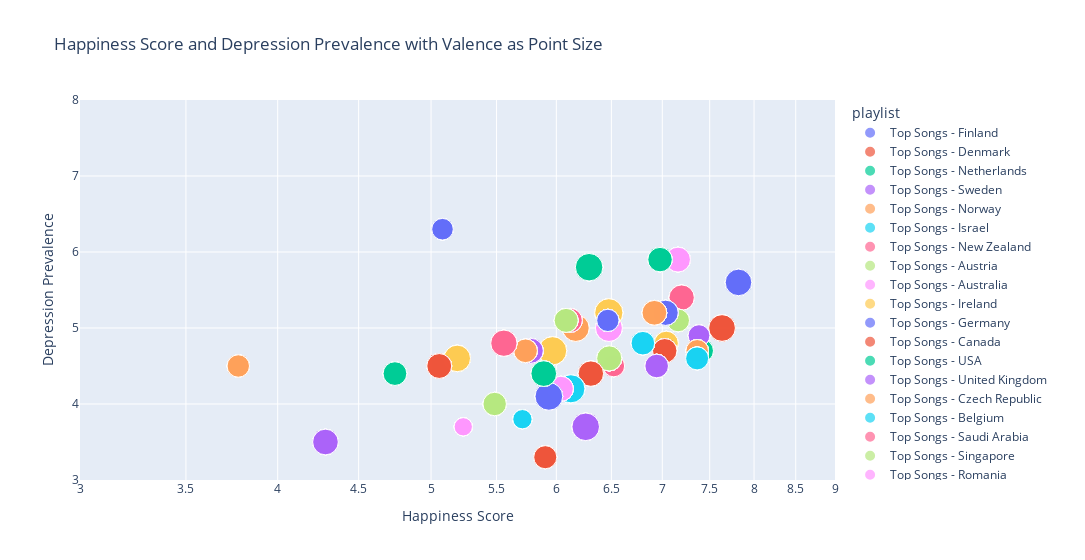

The code cell stored with this chart in its notebook:
### Markdown cell above
### Relationship Between Valence and Happiness and Depression Scores?

Would songs with high valence be more popular in countries with higher happiness scores/low depression prevalence and not as popular in countries with lower happiness scores/higher depression prevalence?

As mentioned above, since valence is the measure of positivity in a song, I wanted to see whether there is a **relationship between countries with high happiness scores** and the popular songs' **valence** score. 

I set the size of each point to be the average valence score for each country's playlist. 
The visualization however did not provide much information as the points were all similar in size. I assume that happiness or depression scores do not play a role in the songs that get popular as all countries seem to have similar valence averages.

### Code cell
# valence scores sorted by Highest Happiness Score to Lowest
avg_val = top10_df.groupby('playlist')['valence'].mean().reset_index()
val_sorted = avg_val.merge(top10_df, on = 'playlist').sort_values(by = 'Happiness Score', ascending = False)

fig = px.scatter(val_sorted, x = 'Happiness Score', 
                 y = 'Depression Prevalence', 
                 color = 'playlist',
                 log_x = True,
                 size = 'valence_x',
                 range_x = [3, 9],
                 range_y = [3, 8],
                 width = 1085,
                 title = 'Happiness Score and Depression Prevalence with Valence as Point Size')
fig.show()

### Figure 1 — Plotly figure (JSON) as saved in the notebook; plotly's stock layout.template omitted (floating-point values rounded to 4 significant figures)
{"data": [{"hovertemplate": "playlist=Top Songs - Finland<br>Happiness Score=%{x}<br>Depression Prevalence=%{y}<br>valence_x=%{marker.size}<extra></extra>", "legendgroup": "Top Songs - Finland", "marker": {"color": "#636efa", "size": [0.6224, 0.6224, 0.6224, 0.6224, 0.6224, 0.6224, 0.6224, 0.6224, 0.6224, 0.6224], "sizemode": "area", "sizeref": 0.001761, "symbol": "circle"}, "mode": "markers", "name": "Top Songs - Finland", "orientation": "v", "showlegend": true, "type": "scatter", "x": [7.821, 7.821, 7.821, 7.821, 7.821, 7.821, 7.821, 7.821, 7.821, 7.821], "xaxis": "x", "y": [5.6, 5.6, 5.6, 5.6, 5.6, 5.6, 5.6, 5.6, 5.6, 5.6], "yaxis": "y"}, {"hovertemplate": "playlist=Top Songs - Denmark<br>Happiness Score=%{x}<br>Depression Prevalence=%{y}<br>valence_x=%{marker.size}<extra></extra>", "legendgroup": "Top Songs - Denmark", "marker": {"color": "#EF553B", "size": [0.6278, 0.6278, 0.6278, 0.6278, 0.6278, 0.6278, 0.6278, 0.6278, 0.6278, 0.6278], "sizemode": "area", "sizeref": 0.001761, "symbol": "circle"}, "mode": "markers", "name": "Top Songs - Denmark", "orientation": "v", "showlegend": true, "type": "scatter", "x": [7.636, 7.636, 7.636, 7.636, 7.636, 7.636, 7.636, 7.636, 7.636, 7.636], "xaxis": "x", "y": [5, 5, 5, 5, 5, 5, 5, 5, 5, 5], "yaxis": "y"}, {"hovertemplate": "playlist=Top Songs - Netherlands<br>Happiness Score=%{x}<br>Depression Prevalence=%{y}<br>valence_x=%{marker.size}<extra></extra>", "legendgroup": "Top Songs - Netherlands", "marker": {"color": "#00cc96", "size": [0.4735, 0.4735, 0.4735, 0.4735, 0.4735, 0.4735, 0.4735, 0.4735, 0.4735, 0.4735], "sizemode": "area", "sizeref": 0.001761, "symbol": "circle"}, "mode": "markers", "name": "Top Songs - Netherlands", "orientation": "v", "showlegend": true, "type": "scatter", "x": [7.415, 7.415, 7.415, 7.415, 7.415, 7.415, 7.415, 7.415, 7.415, 7.415], "xaxis": "x", "y": [4.7, 4.7, 4.7, 4.7, 4.7, 4.7, 4.7, 4.7, 4.7, 4.7], "yaxis": "y"}, {"hovertemplate": "playlist=Top Songs - Sweden<br>Happiness Score=%{x}<br>Depression Prevalence=%{y}<br>valence_x=%{marker.size}<extra></extra>", "legendgroup": "Top Songs - Sweden", "marker": {"color": "#ab63fa", "size": [0.4158, 0.4158, 0.4158, 0.4158, 0.4158, 0.4158, 0.4158, 0.4158, 0.4158, 0.4158], "sizemode": "area", "sizeref": 0.001761, "symbol": "circle"}, "mode": "markers", "name": "Top Songs - Sweden", "orientation": "v", "showlegend": true, "type": "scatter", "x": [7.384, 7.384, 7.384, 7.384, 7.384, 7.384, 7.384, 7.384, 7.384, 7.384], "xaxis": "x", "y": [4.9, 4.9, 4.9, 4.9, 4.9, 4.9, 4.9, 4.9, 4.9, 4.9], "yaxis": "y"}, {"hovertemplate": "playlist=Top Songs - Norway<br>Happiness Score=%{x}<br>Depression Prevalence=%{y}<br>valence_x=%{marker.size}<extra></extra>", "legendgroup": "Top Songs - Norway", "marker": {"color": "#FFA15A", "size": [0.4466, 0.4466, 0.4466, 0.4466, 0.4466, 0.4466, 0.4466, 0.4466, 0.4466, 0.4466], "sizemode": "area", "sizeref": 0.001761, "symbol": "circle"}, "mode": "markers", "name": "Top Songs - Norway", "orientation": "v", "showlegend": true, "type": "scatter", "x": [7.365, 7.365, 7.365, 7.365, 7.365, 7.365, 7.365, 7.365, 7.365, 7.365], "xaxis": "x", "y": [4.7, 4.7, 4.7, 4.7, 4.7, 4.7, 4.7, 4.7, 4.7, 4.7], "yaxis": "y"}, {"hovertemplate": "playlist=Top Songs - Israel<br>Happiness Score=%{x}<br>Depression Prevalence=%{y}<br>valence_x=%{marker.size}<extra></extra>", "legendgroup": "Top Songs - Israel", "marker": {"color": "#19d3f3", "size": [0.4658, 0.4658, 0.4658, 0.4658, 0.4658, 0.4658, 0.4658, 0.4658, 0.4658, 0.4658], "sizemode": "area", "sizeref": 0.001761, "symbol": "circle"}, "mode": "markers", "name": "Top Songs - Israel", "orientation": "v", "showlegend": true, "type": "scatter", "x": [7.364, 7.364, 7.364, 7.364, 7.364, 7.364, 7.364, 7.364, 7.364, 7.364], "xaxis": "x", "y": [4.6, 4.6, 4.6, 4.6, 4.6, 4.6, 4.6, 4.6, 4.6, 4.6], "yaxis": "y"}, {"hovertemplate": "playlist=Top Songs - New Zealand<br>Happiness Score=%{x}<br>Depression Prevalence=%{y}<br>valence_x=%{marker.size}<extra></extra>", "legendgroup": "Top Songs - New Zealand", "marker": {"color": "#FF6692", "size": [0.5632, 0.5632, 0.5632, 0.5632, 0.5632, 0.5632, 0.5632, 0.5632, 0.5632, 0.5632], "sizemode": "area", "sizeref": 0.001761, "symbol": "circle"}, "mode": "markers", "name": "Top Songs - New Zealand", "orientation": "v", "showlegend": true, "type": "scatter", "x": [7.2, 7.2, 7.2, 7.2, 7.2, 7.2, 7.2, 7.2, 7.2, 7.2], "xaxis": "x", "y": [5.4, 5.4, 5.4, 5.4, 5.4, 5.4, 5.4, 5.4, 5.4, 5.4], "yaxis": "y"}, {"hovertemplate": "playlist=Top Songs - Austria<br>Happiness Score=%{x}<br>Depression Prevalence=%{y}<br>valence_x=%{marker.size}<extra></extra>", "legendgroup": "Top Songs - Austria", "marker": {"color": "#B6E880", "size": [0.456, 0.456, 0.456, 0.456, 0.456, 0.456, 0.456, 0.456, 0.456, 0.456], "sizemode": "area", "sizeref": 0.001761, "symbol": "circle"}, "mode": "markers", "name": "Top Songs - Austria", "orientation": "v", "showlegend": true, "type": "scatter", "x": [7.163, 7.163, 7.163, 7.163, 7.163, 7.163, 7.163, 7.163, 7.163, 7.163], "xaxis": "x", "y": [5.1, 5.1, 5.1, 5.1, 5.1, 5.1, 5.1, 5.1, 5.1, 5.1], "yaxis": "y"}, {"hovertemplate": "playlist=Top Songs - Australia<br>Happiness Score=%{x}<br>Depression Prevalence=%{y}<br>valence_x=%{marker.size}<extra></extra>", "legendgroup": "Top Songs - Australia", "marker": {"color": "#FF97FF", "size": [0.5435, 0.5435, 0.5435, 0.5435, 0.5435, 0.5435, 0.5435, 0.5435, 0.5435, 0.5435], "sizemode": "area", "sizeref": 0.001761, "symbol": "circle"}, "mode": "markers", "name": "Top Songs - Australia", "orientation": "v", "showlegend": true, "type": "scatter", "x": [7.162, 7.162, 7.162, 7.162, 7.162, 7.162, 7.162, 7.162, 7.162, 7.162], "xaxis": "x", "y": [5.9, 5.9, 5.9, 5.9, 5.9, 5.9, 5.9, 5.9, 5.9, 5.9], "yaxis": "y"}, {"hovertemplate": "playlist=Top Songs - Ireland<br>Happiness Score=%{x}<br>Depression Prevalence=%{y}<br>valence_x=%{marker.size}<extra></extra>", "legendgroup": "Top Songs - Ireland", "marker": {"color": "#FECB52", "size": [0.5082, 0.5082, 0.5082, 0.5082, 0.5082, 0.5082, 0.5082, 0.5082, 0.5082, 0.5082], "sizemode": "area", "sizeref": 0.001761, "symbol": "circle"}, "mode": "markers", "name": "Top Songs - Ireland", "orientation": "v", "showlegend": true, "type": "scatter", "x": [7.041, 7.041, 7.041, 7.041, 7.041, 7.041, 7.041, 7.041, 7.041, 7.041], "xaxis": "x", "y": [4.8, 4.8, 4.8, 4.8, 4.8, 4.8, 4.8, 4.8, 4.8, 4.8], "yaxis": "y"}, {"hovertemplate": "playlist=Top Songs - Germany<br>Happiness Score=%{x}<br>Depression Prevalence=%{y}<br>valence_x=%{marker.size}<extra></extra>", "legendgroup": "Top Songs - Germany", "marker": {"color": "#636efa", "size": [0.5619, 0.5619, 0.5619, 0.5619, 0.5619, 0.5619, 0.5619, 0.5619, 0.5619, 0.5619], "sizemode": "area", "sizeref": 0.001761, "symbol": "circle"}, "mode": "markers", "name": "Top Songs - Germany", "orientation": "v", "showlegend": true, "type": "scatter", "x": [7.034, 7.034, 7.034, 7.034, 7.034, 7.034, 7.034, 7.034, 7.034, 7.034], "xaxis": "x", "y": [5.2, 5.2, 5.2, 5.2, 5.2, 5.2, 5.2, 5.2, 5.2, 5.2], "yaxis": "y"}, {"hovertemplate": "playlist=Top Songs - Canada<br>Happiness Score=%{x}<br>Depression Prevalence=%{y}<br>valence_x=%{marker.size}<extra></extra>", "legendgroup": "Top Songs - Canada", "marker": {"color": "#EF553B", "size": [0.5268, 0.5268, 0.5268, 0.5268, 0.5268, 0.5268, 0.5268, 0.5268, 0.5268, 0.5268], "sizemode": "area", "sizeref": 0.001761, "symbol": "circle"}, "mode": "markers", "name": "Top Songs - Canada", "orientation": "v", "showlegend": true, "type": "scatter", "x": [7.025, 7.025, 7.025, 7.025, 7.025, 7.025, 7.025, 7.025, 7.025, 7.025], "xaxis": "x", "y": [4.7, 4.7, 4.7, 4.7, 4.7, 4.7, 4.7, 4.7, 4.7, 4.7], "yaxis": "y"}, {"hovertemplate": "playlist=Top Songs - USA<br>Happiness Score=%{x}<br>Depression Prevalence=%{y}<br>valence_x=%{marker.size}<extra></extra>", "legendgroup": "Top Songs - USA", "marker": {"color": "#00cc96", "size": [0.5268, 0.5268, 0.5268, 0.5268, 0.5268, 0.5268, 0.5268, 0.5268, 0.5268, 0.5268], "sizemode": "area", "sizeref": 0.001761, "symbol": "circle"}, "mode": "markers", "name": "Top Songs - USA", "orientation": "v", "showlegend": true, "type": "scatter", "x": [6.977, 6.977, 6.977, 6.977, 6.977, 6.977, 6.977, 6.977, 6.977, 6.977], "xaxis": "x", "y": [5.9, 5.9, 5.9, 5.9, 5.9, 5.9, 5.9, 5.9, 5.9, 5.9], "yaxis": "y"}, {"hovertemplate": "playlist=Top Songs - United Kingdom<br>Happiness Score=%{x}<br>Depression Prevalence=%{y}<br>valence_x=%{marker.size}<extra></extra>", "legendgroup": "Top Songs - United Kingdom", "marker": {"color": "#ab63fa", "size": [0.4899, 0.4899, 0.4899, 0.4899, 0.4899, 0.4899, 0.4899, 0.4899, 0.4899, 0.4899], "sizemode": "area", "sizeref": 0.001761, "symbol": "circle"}, "mode": "markers", "name": "Top Songs - United Kingdom", "orientation": "v", "showlegend": true, "type": "scatter", "x": [6.943, 6.943, 6.943, 6.943, 6.943, 6.943, 6.943, 6.943, 6.943, 6.943], "xaxis": "x", "y": [4.5, 4.5, 4.5, 4.5, 4.5, 4.5, 4.5, 4.5, 4.5, 4.5], "yaxis": "y"}, {"hovertemplate": "playlist=Top Songs - Czech Republic<br>Happiness Score=%{x}<br>Depression Prevalence=%{y}<br>valence_x=%{marker.size}<extra></extra>", "legendgroup": "Top Songs - Czech Republic", "marker": {"color": "#FFA15A", "size": [0.5376, 0.5376, 0.5376, 0.5376, 0.5376, 0.5376, 0.5376, 0.5376, 0.5376, 0.5376], "sizemode": "area", "sizeref": 0.001761, "symbol": "circle"}, "mode": "markers", "name": "Top Songs - Czech Republic", "orientation": "v", "showlegend": true, "type": "scatter", "x": [6.92, 6.92, 6.92, 6.92, 6.92, 6.92, 6.92, 6.92, 6.92, 6.92], "xaxis": "x", "y": [5.2, 5.2, 5.2, 5.2, 5.2, 5.2, 5.2, 5.2, 5.2, 5.2], "yaxis": "y"}, {"hovertemplate": "playlist=Top Songs - Belgium<br>Happiness Score=%{x}<br>Depression Prevalence=%{y}<br>valence_x=%{marker.size}<extra></extra>", "legendgroup": "Top Songs - Belgium", "marker": {"color": "#19d3f3", "size": [0.4898, 0.4898, 0.4898, 0.4898, 0.4898, 0.4898, 0.4898, 0.4898, 0.4898, 0.4898], "sizemode": "area", "sizeref": 0.001761, "symbol": "circle"}, "mode": "markers", "name": "Top Songs - Belgium", "orientation": "v", "showlegend": true, "type": "scatter", "x": [6.805, 6.805, 6.805, 6.805, 6.805, 6.805, 6.805, 6.805, 6.805, 6.805], "xaxis": "x", "y": [4.8, 4.8, 4.8, 4.8, 4.8, 4.8, 4.8, 4.8, 4.8, 4.8], "yaxis": "y"}, {"hovertemplate": "playlist=Top Songs - Saudi Arabia<br>Happiness Score=%{x}<br>Depression Prevalence=%{y}<br>valence_x=%{marker.size}<extra></extra>", "legendgroup": "Top Songs - Saudi Arabia", "marker": {"color": "#FF6692", "size": [0.4126, 0.4126, 0.4126, 0.4126, 0.4126, 0.4126, 0.4126, 0.4126, 0.4126, 0.4126], "sizemode": "area", "sizeref": 0.001761, "symbol": "circle"}, "mode": "markers", "name": "Top Songs - Saudi Arabia", "orientation": "v", "showlegend": true, "type": "scatter", "x": [6.523, 6.523, 6.523, 6.523, 6.523, 6.523, 6.523, 6.523, 6.523, 6.523], "xaxis": "x", "y": [4.5, 4.5, 4.5, 4.5, 4.5, 4.5, 4.5, 4.5, 4.5, 4.5], "yaxis": "y"}, {"hovertemplate": "playlist=Top Songs - Singapore<br>Happiness Score=%{x}<br>Depression Prevalence=%{y}<br>valence_x=%{marker.size}<extra></extra>", "legendgroup": "Top Songs - Singapore", "marker": {"color": "#B6E880", "size": [0.5538, 0.5538, 0.5538, 0.5538, 0.5538, 0.5538, 0.5538, 0.5538, 0.5538, 0.5538], "sizemode": "area", "sizeref": 0.001761, "symbol": "circle"}, "mode": "markers", "name": "Top Songs - Singapore", "orientation": "v", "showlegend": true, "type": "scatter", "x": [6.48, 6.48, 6.48, 6.48, 6.48, 6.48, 6.48, 6.48, 6.48, 6.48], "xaxis": "x", "y": [4.6, 4.6, 4.6, 4.6, 4.6, 4.6, 4.6, 4.6, 4.6, 4.6], "yaxis": "y"}, {"hovertemplate": "playlist=Top Songs - Romania<br>Happiness Score=%{x}<br>Depression Prevalence=%{y}<br>valence_x=%{marker.size}<extra></extra>", "legendgroup": "Top Songs - Romania", "marker": {"color": "#FF97FF", "size": [0.6378, 0.6378, 0.6378, 0.6378, 0.6378, 0.6378, 0.6378, 0.6378, 0.6378, 0.6378], "sizemode": "area", "sizeref": 0.001761, "symbol": "circle"}, "mode": "markers", "name": "Top Songs - Romania", "orientation": "v", "showlegend": true, "type": "scatter", "x": [6.477, 6.477, 6.477, 6.477, 6.477, 6.477, 6.477, 6.477, 6.477, 6.477], "xaxis": "x", "y": [5, 5, 5, 5, 5, 5, 5, 5, 5, 5], "yaxis": "y"}, {"hovertemplate": "playlist=Top Songs - Spain<br>Happiness Score=%{x}<br>Depression Prevalence=%{y}<br>valence_x=%{marker.size}<extra></extra>", "legendgroup": "Top Songs - Spain", "marker": {"color": "#FECB52", "size": [0.6988, 0.6988, 0.6988, 0.6988, 0.6988, 0.6988, 0.6988, 0.6988, 0.6988, 0.6988], "sizemode": "area", "sizeref": 0.001761, "symbol": "circle"}, "mode": "markers", "name": "Top Songs - Spain", "orientation": "v", "showlegend": true, "type": "scatter", "x": [6.476, 6.476, 6.476, 6.476, 6.476, 6.476, 6.476, 6.476, 6.476, 6.476], "xaxis": "x", "y": [5.2, 5.2, 5.2, 5.2, 5.2, 5.2, 5.2, 5.2, 5.2, 5.2], "yaxis": "y"}, {"hovertemplate": "playlist=Top Songs - Italy<br>Happiness Score=%{x}<br>Depression Prevalence=%{y}<br>valence_x=%{marker.size}<extra></extra>", "legendgroup": "Top Songs - Italy", "marker": {"color": "#636efa", "size": [0.4369, 0.4369, 0.4369, 0.4369, 0.4369, 0.4369, 0.4369, 0.4369, 0.4369, 0.4369], "sizemode": "area", "sizeref": 0.001761, "symbol": "circle"}, "mode": "markers", "name": "Top Songs - Italy", "orientation": "v", "showlegend": true, "type": "scatter", "x": [6.467, 6.467, 6.467, 6.467, 6.467, 6.467, 6.467, 6.467, 6.467, 6.467], "xaxis": "x", "y": [5.1, 5.1, 5.1, 5.1, 5.1, 5.1, 5.1, 5.1, 5.1, 5.1], "yaxis": "y"}, {"hovertemplate": "playlist=Top Songs - Panama<br>Happiness Score=%{x}<br>Depression Prevalence=%{y}<br>valence_x=%{marker.size}<extra></extra>", "legendgroup": "Top Songs - Panama", "marker": {"color": "#EF553B", "size": [0.5681, 0.5681, 0.5681, 0.5681, 0.5681, 0.5681, 0.5681, 0.5681, 0.5681, 0.5681], "sizemode": "area", "sizeref": 0.001761, "symbol": "circle"}, "mode": "markers", "name": "Top Songs - Panama", "orientation": "v", "showlegend": true, "type": "scatter", "x": [6.309, 6.309, 6.309, 6.309, 6.309, 6.309, 6.309, 6.309, 6.309, 6.309], "xaxis": "x", "y": [4.4, 4.4, 4.4, 4.4, 4.4, 4.4, 4.4, 4.4, 4.4, 4.4], "yaxis": "y"}, {"hovertemplate": "playlist=Top Songs - Brazil<br>Happiness Score=%{x}<br>Depression Prevalence=%{y}<br>valence_x=%{marker.size}<extra></extra>", "legendgroup": "Top Songs - Brazil", "marker": {"color": "#00cc96", "size": [0.665, 0.665, 0.665, 0.665, 0.665, 0.665, 0.665, 0.665, 0.665, 0.665], "sizemode": "area", "sizeref": 0.001761, "symbol": "circle"}, "mode": "markers", "name": "Top Songs - Brazil", "orientation": "v", "showlegend": true, "type": "scatter", "x": [6.293, 6.293, 6.293, 6.293, 6.293, 6.293, 6.293, 6.293, 6.293, 6.293], "xaxis": "x", "y": [5.8, 5.8, 5.8, 5.8, 5.8, 5.8, 5.8, 5.8, 5.8, 5.8], "yaxis": "y"}, {"hovertemplate": "playlist=Top Songs - Guatemala<br>Happiness Score=%{x}<br>Depression Prevalence=%{y}<br>valence_x=%{marker.size}<extra></extra>", "legendgroup": "Top Songs - Guatemala", "marker": {"color": "#ab63fa", "size": [0.6683, 0.6683, 0.6683, 0.6683, 0.6683, 0.6683, 0.6683, 0.6683, 0.6683, 0.6683], "sizemode": "area", "sizeref": 0.001761, "symbol": "circle"}, "mode": "markers", "name": "Top Songs - Guatemala", "orientation": "v", "showlegend": true, "type": "scatter", "x": [6.262, 6.262, 6.262, 6.262, 6.262, 6.262, 6.262, 6.262, 6.262, 6.262], "xaxis": "x", "y": [3.7, 3.7, 3.7, 3.7, 3.7, 3.7, 3.7, 3.7, 3.7, 3.7], "yaxis": "y"}, {"hovertemplate": "playlist=Top Songs - Chile<br>Happiness Score=%{x}<br>Depression Prevalence=%{y}<br>valence_x=%{marker.size}<extra></extra>", "legendgroup": "Top Songs - Chile", "marker": {"color": "#FFA15A", "size": [0.6371, 0.6371, 0.6371, 0.6371, 0.6371, 0.6371, 0.6371, 0.6371, 0.6371, 0.6371], "sizemode": "area", "sizeref": 0.001761, "symbol": "circle"}, "mode": "markers", "name": "Top Songs - Chile", "orientation": "v", "showlegend": true, "type": "scatter", "x": [6.172, 6.172, 6.172, 6.172, 6.172, 6.172, 6.172, 6.172, 6.172, 6.172], "xaxis": "x", "y": [5, 5, 5, 5, 5, 5, 5, 5, 5, 5], "yaxis": "y"}, {"hovertemplate": "playlist=Top Songs - Mexico<br>Happiness Score=%{x}<br>Depression Prevalence=%{y}<br>valence_x=%{marker.size}<extra></extra>", "legendgroup": "Top Songs - Mexico", "marker": {"color": "#19d3f3", "size": [0.696, 0.696, 0.696, 0.696, 0.696, 0.696, 0.696, 0.696, 0.696, 0.696], "sizemode": "area", "sizeref": 0.001761, "symbol": "circle"}, "mode": "markers", "name": "Top Songs - Mexico", "orientation": "v", "showlegend": true, "type": "scatter", "x": [6.128, 6.128, 6.128, 6.128, 6.128, 6.128, 6.128, 6.128, 6.128, 6.128], "xaxis": "x", "y": [4.2, 4.2, 4.2, 4.2, 4.2, 4.2, 4.2, 4.2, 4.2, 4.2], "yaxis": "y"}, {"hovertemplate": "playlist=Top Songs - Poland<br>Happiness Score=%{x}<br>Depression Prevalence=%{y}<br>valence_x=%{marker.size}<extra></extra>", "legendgroup": "Top Songs - Poland", "marker": {"color": "#FF6692", "size": [0.506, 0.506, 0.506, 0.506, 0.506, 0.506, 0.506, 0.506, 0.506, 0.506], "sizemode": "area", "sizeref": 0.001761, "symbol": "circle"}, "mode": "markers", "name": "Top Songs - Poland", "orientation": "v", "showlegend": true, "type": "scatter", "x": [6.123, 6.123, 6.123, 6.123, 6.123, 6.123, 6.123, 6.123, 6.123, 6.123], "xaxis": "x", "y": [5.1, 5.1, 5.1, 5.1, 5.1, 5.1, 5.1, 5.1, 5.1, 5.1], "yaxis": "y"}, {"hovertemplate": "playlist=Top Songs - Hungary<br>Happiness Score=%{x}<br>Depression Prevalence=%{y}<br>valence_x=%{marker.size}<extra></extra>", "legendgroup": "Top Songs - Hungary", "marker": {"color": "#B6E880", "size": [0.5072, 0.5072, 0.5072, 0.5072, 0.5072, 0.5072, 0.5072, 0.5072, 0.5072, 0.5072], "sizemode": "area", "sizeref": 0.001761, "symbol": "circle"}, "mode": "markers", "name": "Top Songs - Hungary", "orientation": "v", "showlegend": true, "type": "scatter", "x": [6.086, 6.086, 6.086, 6.086, 6.086, 6.086, 6.086, 6.086, 6.086, 6.086], "xaxis": "x", "y": [5.1, 5.1, 5.1, 5.1, 5.1, 5.1, 5.1, 5.1, 5.1, 5.1], "yaxis": "y"}, {"hovertemplate": "playlist=Top Songs - Japan<br>Happiness Score=%{x}<br>Depression Prevalence=%{y}<br>valence_x=%{marker.size}<extra></extra>", "legendgroup": "Top Songs - Japan", "marker": {"color": "#FF97FF", "size": [0.5535, 0.5535, 0.5535, 0.5535, 0.5535, 0.5535, 0.5535, 0.5535, 0.5535, 0.5535], "sizemode": "area", "sizeref": 0.001761, "symbol": "circle"}, "mode": "markers", "name": "Top Songs - Japan", "orientation": "v", "showlegend": true, "type": "scatter", "x": [6.039, 6.039, 6.039, 6.039, 6.039, 6.039, 6.039, 6.039, 6.039, 6.039], "xaxis": "x", "y": [4.2, 4.2, 4.2, 4.2, 4.2, 4.2, 4.2, 4.2, 4.2, 4.2], "yaxis": "y"}, {"hovertemplate": "playlist=Top Songs - Argentina<br>Happiness Score=%{x}<br>Depression Prevalence=%{y}<br>valence_x=%{marker.size}<extra></extra>", "legendgroup": "Top Songs - Argentina", "marker": {"color": "#FECB52", "size": [0.7043, 0.7043, 0.7043, 0.7043, 0.7043, 0.7043, 0.7043, 0.7043, 0.7043, 0.7043], "sizemode": "area", "sizeref": 0.001761, "symbol": "circle"}, "mode": "markers", "name": "Top Songs - Argentina", "orientation": "v", "showlegend": true, "type": "scatter", "x": [5.967, 5.967, 5.967, 5.967, 5.967, 5.967, 5.967, 5.967, 5.967, 5.967], "xaxis": "x", "y": [4.7, 4.7, 4.7, 4.7, 4.7, 4.7, 4.7, 4.7, 4.7, 4.7], "yaxis": "y"}, {"hovertemplate": "playlist=Top Songs - South Korea<br>Happiness Score=%{x}<br>Depression Prevalence=%{y}<br>valence_x=%{marker.size}<extra></extra>", "legendgroup": "Top Songs - South Korea", "marker": {"color": "#636efa", "size": [0.6742, 0.6742, 0.6742, 0.6742, 0.6742, 0.6742, 0.6742, 0.6742, 0.6742, 0.6742], "sizemode": "area", "sizeref": 0.001761, "symbol": "circle"}, "mode": "markers", "name": "Top Songs - South Korea", "orientation": "v", "showlegend": true, "type": "scatter", "x": [5.935, 5.935, 5.935, 5.935, 5.935, 5.935, 5.935, 5.935, 5.935, 5.935], "xaxis": "x", "y": [4.1, 4.1, 4.1, 4.1, 4.1, 4.1, 4.1, 4.1, 4.1, 4.1], "yaxis": "y"}, {"hovertemplate": "playlist=Top Songs - Philippines<br>Happiness Score=%{x}<br>Depression Prevalence=%{y}<br>valence_x=%{marker.size}<extra></extra>", "legendgroup": "Top Songs - Philippines", "marker": {"color": "#EF553B", "size": [0.4689, 0.4689, 0.4689, 0.4689, 0.4689, 0.4689, 0.4689, 0.4689, 0.4689, 0.4689], "sizemode": "area", "sizeref": 0.001761, "symbol": "circle"}, "mode": "markers", "name": "Top Songs - Philippines", "orientation": "v", "showlegend": true, "type": "scatter", "x": [5.904, 5.904, 5.904, 5.904, 5.904, 5.904, 5.904, 5.904, 5.904, 5.904], "xaxis": "x", "y": [3.3, 3.3, 3.3, 3.3, 3.3, 3.3, 3.3, 3.3, 3.3, 3.3], "yaxis": "y"}, {"hovertemplate": "playlist=Top Songs - Thailand<br>Happiness Score=%{x}<br>Depression Prevalence=%{y}<br>valence_x=%{marker.size}<extra></extra>", "legendgroup": "Top Songs - Thailand", "marker": {"color": "#00cc96", "size": [0.5806, 0.5806, 0.5806, 0.5806, 0.5806, 0.5806, 0.5806, 0.5806, 0.5806, 0.5806], "sizemode": "area", "sizeref": 0.001761, "symbol": "circle"}, "mode": "markers", "name": "Top Songs - Thailand", "orientation": "v", "showlegend": true, "type": "scatter", "x": [5.891, 5.891, 5.891, 5.891, 5.891, 5.891, 5.891, 5.891, 5.891, 5.891], "xaxis": "x", "y": [4.4, 4.4, 4.4, 4.4, 4.4, 4.4, 4.4, 4.4, 4.4, 4.4], "yaxis": "y"}, {"hovertemplate": "playlist=Top Songs - Colombia<br>Happiness Score=%{x}<br>Depression Prevalence=%{y}<br>valence_x=%{marker.size}<extra></extra>", "legendgroup": "Top Songs - Colombia", "marker": {"color": "#ab63fa", "size": [0.5491, 0.5491, 0.5491, 0.5491, 0.5491, 0.5491, 0.5491, 0.5491, 0.5491, 0.5491], "sizemode": "area", "sizeref": 0.001761, "symbol": "circle"}, "mode": "markers", "name": "Top Songs - Colombia", "orientation": "v", "showlegend": true, "type": "scatter", "x": [5.781, 5.781, 5.781, 5.781, 5.781, 5.781, 5.781, 5.781, 5.781, 5.781], "xaxis": "x", "y": [4.7, 4.7, 4.7, 4.7, 4.7, 4.7, 4.7, 4.7, 4.7, 4.7], "yaxis": "y"}, {"hovertemplate": "playlist=Top Songs - Dominican Republic<br>Happiness Score=%{x}<br>Depression Prevalence=%{y}<br>valence_x=%{marker.size}<extra></extra>", "legendgroup": "Top Songs - Dominican Republic", "marker": {"color": "#FFA15A", "size": [0.4927, 0.4927, 0.4927, 0.4927, 0.4927, 0.4927, 0.4927, 0.4927, 0.4927, 0.4927], "sizemode": "area", "sizeref": 0.001761, "symbol": "circle"}, "mode": "markers", "name": "Top Songs - Dominican Republic", "orientation": "v", "showlegend": true, "type": "scatter", "x": [5.737, 5.737, 5.737, 5.737, 5.737, 5.737, 5.737, 5.737, 5.737, 5.737], "xaxis": "x", "y": [4.7, 4.7, 4.7, 4.7, 4.7, 4.7, 4.7, 4.7, 4.7, 4.7], "yaxis": "y"}, {"hovertemplate": "playlist=Top Songs - Malaysia<br>Happiness Score=%{x}<br>Depression Prevalence=%{y}<br>valence_x=%{marker.size}<extra></extra>", "legendgroup": "Top Songs - Malaysia", "marker": {"color": "#19d3f3", "size": [0.3279, 0.3279, 0.3279, 0.3279, 0.3279, 0.3279, 0.3279, 0.3279, 0.3279, 0.3279], "sizemode": "area", "sizeref": 0.001761, "symbol": "circle"}, "mode": "markers", "name": "Top Songs - Malaysia", "orientation": "v", "showlegend": true, "type": "scatter", "x": [5.711, 5.711, 5.711, 5.711, 5.711, 5.711, 5.711, 5.711, 5.711, 5.711], "xaxis": "x", "y": [3.8, 3.8, 3.8, 3.8, 3.8, 3.8, 3.8, 3.8, 3.8, 3.8], "yaxis": "y"}, {"hovertemplate": "playlist=Top Songs - Peru<br>Happiness Score=%{x}<br>Depression Prevalence=%{y}<br>valence_x=%{marker.size}<extra></extra>", "legendgroup": "Top Songs - Peru", "marker": {"color": "#FF6692", "size": [0.6085, 0.6085, 0.6085, 0.6085, 0.6085, 0.6085, 0.6085, 0.6085, 0.6085, 0.6085], "sizemode": "area", "sizeref": 0.001761, "symbol": "circle"}, "mode": "markers", "name": "Top Songs - Peru", "orientation": "v", "showlegend": true, "type": "scatter", "x": [5.559, 5.559, 5.559, 5.559, 5.559, 5.559, 5.559, 5.559, 5.559, 5.559], "xaxis": "x", "y": [4.8, 4.8, 4.8, 4.8, 4.8, 4.8, 4.8, 4.8, 4.8, 4.8], "yaxis": "y"}, {"hovertemplate": "playlist=Top Songs - Vietnam<br>Happiness Score=%{x}<br>Depression Prevalence=%{y}<br>valence_x=%{marker.size}<extra></extra>", "legendgroup": "Top Songs - Vietnam", "marker": {"color": "#B6E880", "size": [0.4831, 0.4831, 0.4831, 0.4831, 0.4831, 0.4831, 0.4831, 0.4831, 0.4831, 0.4831], "sizemode": "area", "sizeref": 0.001761, "symbol": "circle"}, "mode": "markers", "name": "Top Songs - Vietnam", "orientation": "v", "showlegend": true, "type": "scatter", "x": [5.485, 5.485, 5.485, 5.485, 5.485, 5.485, 5.485, 5.485, 5.485, 5.485], "xaxis": "x", "y": [4, 4, 4, 4, 4, 4, 4, 4, 4, 4], "yaxis": "y"}, {"hovertemplate": "playlist=Top Songs - Indonesia<br>Happiness Score=%{x}<br>Depression Prevalence=%{y}<br>valence_x=%{marker.size}<extra></extra>", "legendgroup": "Top Songs - Indonesia", "marker": {"color": "#FF97FF", "size": [0.2936, 0.2936, 0.2936, 0.2936, 0.2936, 0.2936, 0.2936, 0.2936, 0.2936, 0.2936], "sizemode": "area", "sizeref": 0.001761, "symbol": "circle"}, "mode": "markers", "name": "Top Songs - Indonesia", "orientation": "v", "showlegend": true, "type": "scatter", "x": [5.24, 5.24, 5.24, 5.24, 5.24, 5.24, 5.24, 5.24, 5.24, 5.24], "xaxis": "x", "y": [3.7, 3.7, 3.7, 3.7, 3.7, 3.7, 3.7, 3.7, 3.7, 3.7], "yaxis": "y"}, {"hovertemplate": "playlist=Top Songs - South Africa<br>Happiness Score=%{x}<br>Depression Prevalence=%{y}<br>valence_x=%{marker.size}<extra></extra>", "legendgroup": "Top Songs - South Africa", "marker": {"color": "#FECB52", "size": [0.6197, 0.6197, 0.6197, 0.6197, 0.6197, 0.6197, 0.6197, 0.6197, 0.6197, 0.6197], "sizemode": "area", "sizeref": 0.001761, "symbol": "circle"}, "mode": "markers", "name": "Top Songs - South Africa", "orientation": "v", "showlegend": true, "type": "scatter", "x": [5.194, 5.194, 5.194, 5.194, 5.194, 5.194, 5.194, 5.194, 5.194, 5.194], "xaxis": "x", "y": [4.6, 4.6, 4.6, 4.6, 4.6, 4.6, 4.6, 4.6, 4.6, 4.6], "yaxis": "y"}, {"hovertemplate": "playlist=Top Songs - Ukraine<br>Happiness Score=%{x}<br>Depression Prevalence=%{y}<br>valence_x=%{marker.size}<extra></extra>", "legendgroup": "Top Songs - Ukraine", "marker": {"color": "#636efa", "size": [0.4103, 0.4103, 0.4103, 0.4103, 0.4103, 0.4103, 0.4103, 0.4103, 0.4103, 0.4103], "sizemode": "area", "sizeref": 0.001761, "symbol": "circle"}, "mode": "markers", "name": "Top Songs - Ukraine", "orientation": "v", "showlegend": true, "type": "scatter", "x": [5.084, 5.084, 5.084, 5.084, 5.084, 5.084, 5.084, 5.084, 5.084, 5.084], "xaxis": "x", "y": [6.3, 6.3, 6.3, 6.3, 6.3, 6.3, 6.3, 6.3, 6.3, 6.3], "yaxis": "y"}, {"hovertemplate": "playlist=Top Songs - Morocco<br>Happiness Score=%{x}<br>Depression Prevalence=%{y}<br>valence_x=%{marker.size}<extra></extra>", "legendgroup": "Top Songs - Morocco", "marker": {"color": "#EF553B", "size": [0.5447, 0.5447, 0.5447, 0.5447, 0.5447, 0.5447, 0.5447, 0.5447, 0.5447, 0.5447], "sizemode": "area", "sizeref": 0.001761, "symbol": "circle"}, "mode": "markers", "name": "Top Songs - Morocco", "orientation": "v", "showlegend": true, "type": "scatter", "x": [5.06, 5.06, 5.06, 5.06, 5.06, 5.06, 5.06, 5.06, 5.06, 5.06], "xaxis": "x", "y": [4.5, 4.5, 4.5, 4.5, 4.5, 4.5, 4.5, 4.5, 4.5, 4.5], "yaxis": "y"}, {"hovertemplate": "playlist=Top Songs - Turkey<br>Happiness Score=%{x}<br>Depression Prevalence=%{y}<br>valence_x=%{marker.size}<extra></extra>", "legendgroup": "Top Songs - Turkey", "marker": {"color": "#00cc96", "size": [0.4954, 0.4954, 0.4954, 0.4954, 0.4954, 0.4954, 0.4954, 0.4954, 0.4954, 0.4954], "sizemode": "area", "sizeref": 0.001761, "symbol": "circle"}, "mode": "markers", "name": "Top Songs - Turkey", "orientation": "v", "showlegend": true, "type": "scatter", "x": [4.744, 4.744, 4.744, 4.744, 4.744, 4.744, 4.744, 4.744, 4.744, 4.744], "xaxis": "x", "y": [4.4, 4.4, 4.4, 4.4, 4.4, 4.4, 4.4, 4.4, 4.4, 4.4], "yaxis": "y"}, {"hovertemplate": "playlist=Top Songs - Egypt<br>Happiness Score=%{x}<br>Depression Prevalence=%{y}<br>valence_x=%{marker.size}<extra></extra>", "legendgroup": "Top Songs - Egypt", "marker": {"color": "#ab63fa", "size": [0.58, 0.58, 0.58, 0.58, 0.58, 0.58, 0.58, 0.58, 0.58, 0.58], "sizemode": "area", "sizeref": 0.001761, "symbol": "circle"}, "mode": "markers", "name": "Top Songs - Egypt", "orientation": "v", "showlegend": true, "type": "scatter", "x": [4.288, 4.288, 4.288, 4.288, 4.288, 4.288, 4.288, 4.288, 4.288, 4.288], "xaxis": "x", "y": [3.5, 3.5, 3.5, 3.5, 3.5, 3.5, 3.5, 3.5, 3.5, 3.5], "yaxis": "y"}, {"hovertemplate": "playlist=Top Songs - India<br>Happiness Score=%{x}<br>Depression Prevalence=%{y}<br>valence_x=%{marker.size}<extra></extra>", "legendgroup": "Top Songs - India", "marker": {"color": "#FFA15A", "size": [0.4422, 0.4422, 0.4422, 0.4422, 0.4422, 0.4422, 0.4422, 0.4422, 0.4422, 0.4422], "sizemode": "area", "sizeref": 0.001761, "symbol": "circle"}, "mode": "markers", "name": "Top Songs - India", "orientation": "v", "showlegend": true, "type": "scatter", "x": [3.777, 3.777, 3.777, 3.777, 3.777, 3.777, 3.777, 3.777, 3.777, 3.777], "xaxis": "x", "y": [4.5, 4.5, 4.5, 4.5, 4.5, 4.5, 4.5, 4.5, 4.5, 4.5], "yaxis": "y"}], "layout": {"legend": {"itemsizing": "constant", "title": {"text": "playlist"}, "tracegroupgap": 0}, "title": {"text": "Happiness Score and Depression Prevalence with Valence as Point Size"}, "width": 1085, "xaxis": {"anchor": "y", "domain": [0, 1], "range": [0.4771, 0.9542], "title": {"text": "Happiness Score"}, "type": "log"}, "yaxis": {"anchor": "x", "domain": [0, 1], "range": [3, 8], "title": {"text": "Depression Prevalence"}}}}
